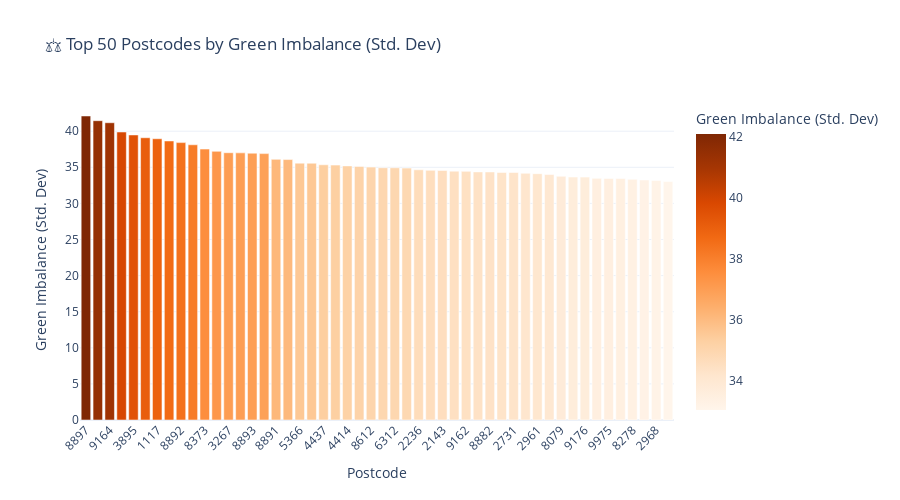

Source (notebook cell):
### Markdown cell above
### 📊 Interactive Visualization: Green Imbalance Across Postcodes

This chart shows the **top 50 postcodes with the highest green imbalance**, based on the standard deviation between tree, bush, and grass percentages.

- A **higher standard deviation** means more imbalance (e.g., only trees or only grass).
- A **lower value** indicates a more balanced mix of green types.

This helps identify ecologically skewed areas where one type of green space dominates.

### Code cell
import plotly.express as px

# Ensure 'green_std' exists (standard deviation across T/B/G)
df['green_std'] = df[['percentagetrees', 'percentagebushes', 'percentagegrass']].std(axis=1)

# Get top 50 most unbalanced postcodes
top_unbalanced = df.sort_values(by='green_std', ascending=False).head(50)
top_unbalanced['postcode'] = top_unbalanced['postcode'].astype(str)

# Create interactive bar chart
fig = px.bar(
    top_unbalanced,
    x='postcode',
    y='green_std',
    color='green_std',
    color_continuous_scale='Oranges',
    title='⚖️ Top 50 Postcodes by Green Imbalance (Std. Dev)',
    labels={'green_std': 'Green Imbalance (Std. Dev)', 'postcode': 'Postcode'},
    height=500
)

fig.update_layout(
    xaxis_tickangle=-45,
    bargap=0.2,
    xaxis_type='category',
    template='plotly_white'
)

fig.show()

### Figure 1 — Plotly figure (JSON) as saved in the notebook; plotly's stock layout.template omitted (floating-point values rounded to 4 significant figures)
{"data": [{"alignmentgroup": "True", "hovertemplate": "Postcode=%{x}<br>Green Imbalance (Std. Dev)=%{marker.color}<extra></extra>", "legendgroup": "", "marker": {"color": [42.1, 41.45, 41.17, 39.89, 39.48, 39.09, 38.95, 38.65, 38.42, 38.12, 37.52, 37.21, 37.02, 37.0, 36.95, 36.9, 36.1, 36.07, 35.57, 35.56, 35.35, 35.3, 35.2, 35.12, 35.03, 34.94, 34.94, 34.89, 34.65, 34.58, 34.56, 34.47, 34.44, 34.36, 34.35, 34.29, 34.28, 34.17, 34.12, 34.0, 33.75, 33.65, 33.64, 33.47, 33.45, 33.44, 33.33, 33.24, 33.18, 33.03], "coloraxis": "coloraxis", "pattern": {"shape": ""}}, "name": "", "offsetgroup": "", "orientation": "v", "showlegend": false, "textposition": "auto", "type": "bar", "x": ["8897", "8269", "9164", "8885", "3895", "4568", "1117", "8883", "8892", "8884", "8373", "8323", "3267", "1797", "8893", "9455", "8891", "8362", "5366", "8361", "4437", "1795", "4414", "1118", "8612", "9688", "6312", "4235", "2236", "5396", "2143", "9359", "9162", "9166", "8882", "9526", "2731", "8775", "2961", "9161", "8079", "6223", "9176", "3989", "9975", "6252", "8278", "6572", "2968", "8535"], "xaxis": "x", "y": [42.1, 41.45, 41.17, 39.89, 39.48, 39.09, 38.95, 38.65, 38.42, 38.12, 37.52, 37.21, 37.02, 37.0, 36.95, 36.9, 36.1, 36.07, 35.57, 35.56, 35.35, 35.3, 35.2, 35.12, 35.03, 34.94, 34.94, 34.89, 34.65, 34.58, 34.56, 34.47, 34.44, 34.36, 34.35, 34.29, 34.28, 34.17, 34.12, 34.0, 33.75, 33.65, 33.64, 33.47, 33.45, 33.44, 33.33, 33.24, 33.18, 33.03], "yaxis": "y"}], "layout": {"bargap": 0.2, "barmode": "relative", "coloraxis": {"colorbar": {"title": {"text": "Green Imbalance (Std. Dev)"}}, "colorscale": [[0, "rgb(255,245,235)"], [0.125, "rgb(254,230,206)"], [0.25, "rgb(253,208,162)"], [0.375, "rgb(253,174,107)"], [0.5, "rgb(253,141,60)"], [0.625, "rgb(241,105,19)"], [0.75, "rgb(217,72,1)"], [0.875, "rgb(166,54,3)"], [1, "rgb(127,39,4)"]]}, "height": 500, "legend": {"tracegroupgap": 0}, "title": {"text": "⚖️ Top 50 Postcodes by Green Imbalance (Std. Dev)"}, "xaxis": {"anchor": "y", "domain": [0, 1], "tickangle": -45, "title": {"text": "Postcode"}, "type": "category"}, "yaxis": {"anchor": "x", "domain": [0, 1], "title": {"text": "Green Imbalance (Std. Dev)"}}}}
